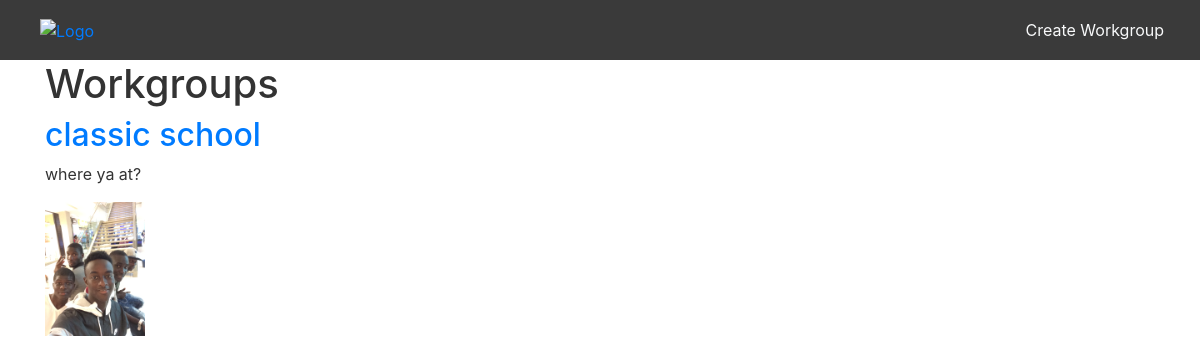
The app's page /en/workgroups/ (signed in), older data.
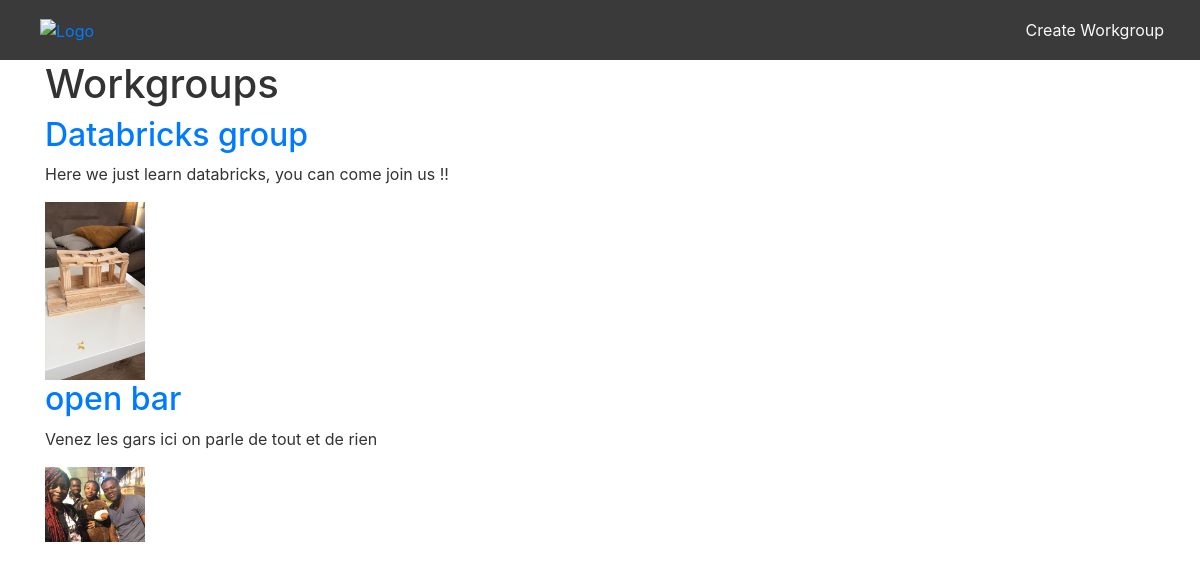
The same page, newer data.
### workgroup/models.py (models this page shows)
class WorkGroup(models.Model):
    name = models.CharField(max_length=50)
    with_assistant = models.BooleanField(default=False)
    description = models.TextField(max_length=200, blank=True)
    avatar = models.ImageField(upload_to='avatars_workgroup/', blank=True)
    members = models.ManyToManyField(User, through='WorkGroupMember', related_name='invited_to_workgroups')
    creator = models.ForeignKey(settings.AUTH_USER_MODEL, on_delete=models.CASCADE, related_name='created_workgroups', null=True)
    assistants = models.ManyToManyField(OpenAIAssistant, blank=True, related_name='workgroups')

### workgroup/views.py (the view)
# urls.py: path('workgroups/', views.workgroup_list, name='workgroup_list'),
def workgroup_list(request):
    workgroups = WorkGroup.objects.filter(creator=request.user)
    return render(request, 'workgroup/workgroup_list.html', {'workgroups': workgroups})

### templates/workgroup/workgroup_list.html (shortened to what this page needs)
{% extends 'base_site.html' %}
{% load i18n %}
{% load static %}
{% block navbar%}
{% include 'nav_workgroup.html' %}
{% endblock %}
{% block content %}
    <div class="container">
        <h1>{% trans 'Workgroups' %}</h1>
        <div class="workgroup-list">
            {% for workgroup in workgroups %}
                <div class="workgroup-item">
                    <h2><a href="{% url 'workgroup_detail' workgroup.id %}">{{ workgroup.name }}</a></h2>
                    <p>{{ workgroup.description }}</p>
                    {% if workgroup.avatar %}
                        <img src="{{ workgroup.avatar.url }}" alt="{{ workgroup.name }}" style="width: 100px; height: auto;">
                    {% endif %}
                </div>
            {% empty %}
                <p>{% trans 'No workgroups available.' %}</p>
            {% endfor %}
        </div>
    </div>
{% endblock %}

### templates/base_site.html (shortened to what this page needs)
{% load static %}
<!DOCTYPE html>
<html lang="en">
<head>
    <link rel="stylesheet" href="https://cdnjs.cloudflare.com/ajax/libs/font-awesome/5.15.1/css/all.min.css">
    <link rel="stylesheet" href="https://cdn.jsdelivr.net/npm/bootstrap@4.6.2/dist/css/bootstrap.min.css">
    <link rel="stylesheet" href="{% static 'css/settings.css' %}">
</head>
{% block navbar %}{% endblock %}
<body class="{% if request.session.theme == 'dark-mode' %}dark-mode{% else %}light-mode{% endif %}">
<div class="content-wrapper" id="main-content">
    {% block content %}{% endblock %}
</div>
</body>
</html>

### templates/nav_workgroup.html (shortened to what this page needs)
{% load static %}
{% load i18n %}
<nav style="background-color: #3A3A3A; padding: 10px 20px; text-align: center; display: flex; justify-content: space-between; align-items: center;">
    <div style="margin-left: 20px;">
        <a href="{% url 'home' %}">
            <img src="{% static 'images/logo.svg' %}" alt="Logo" style="height: 100px;">
        </a>
    </div>
    <a class="nav-link custom-link" href="{% url 'revision_group' %}">{% trans 'Create Workgroup' %}</a>
</nav>

### static/css/settings.css (style rules this page uses)
body.light-mode { --background-color: #fff; --text-color: #333; --button-bg-color: #007bff; --button-text-color: #fff; }
body { background-color: var(--background-color); color: var(--text-color); }

### templates/nav_workgroup.html (style rules this page uses)
nav { background-color: #333; padding: 10px 20px; text-align: center; width: 100%; top: 0; left: 0; }
.custom-link { color: #f8f9fa; }

Row changes from the older to the newer data that the page shows:
removed WorkGroup: name "classic school", description "where ya at?", avatar (picture)
added WorkGroup: name "Databricks group", description "Here we just learn databricks, you can come join us !!", avatar (picture)
added WorkGroup: name "open bar", description "Venez les gars ici on parle de tout et de rien", avatar (picture)
